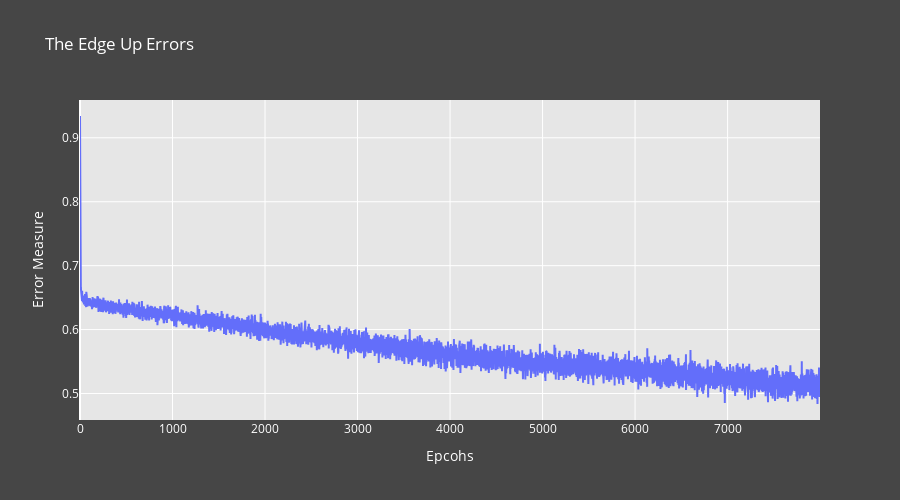

Source (notebook cell):
### Markdown cell above
### **_Validation_**

### Code cell
# Up network's errors
Error_Plot(Epochs, Errors, "The Edge Up Errors")

### Figure 1 — Plotly figure (JSON) as saved in the notebook; plotly's stock layout.template omitted (floating-point values rounded to 4 significant figures; data arrays with more than 128 entries replaced by an {"elided": "..."} marker saying what was removed)
{"data": [{"mode": "lines", "type": "scatter", "x": {"elided": "8000 int values"}, "y": {"elided": "8000 float values"}}], "layout": {"height": 500, "paper_bgcolor": "rgba(70,70,70,1)", "plot_bgcolor": "rgba(230,230,230,1)", "title": {"font": {"color": "White"}, "text": "The Edge Up Errors"}, "xaxis": {"tickfont": {"color": "White"}, "title": {"font": {"color": "White"}, "text": "Epcohs"}}, "yaxis": {"tickfont": {"color": "White"}, "title": {"font": {"color": "White"}, "text": "Error Measure"}}}}
